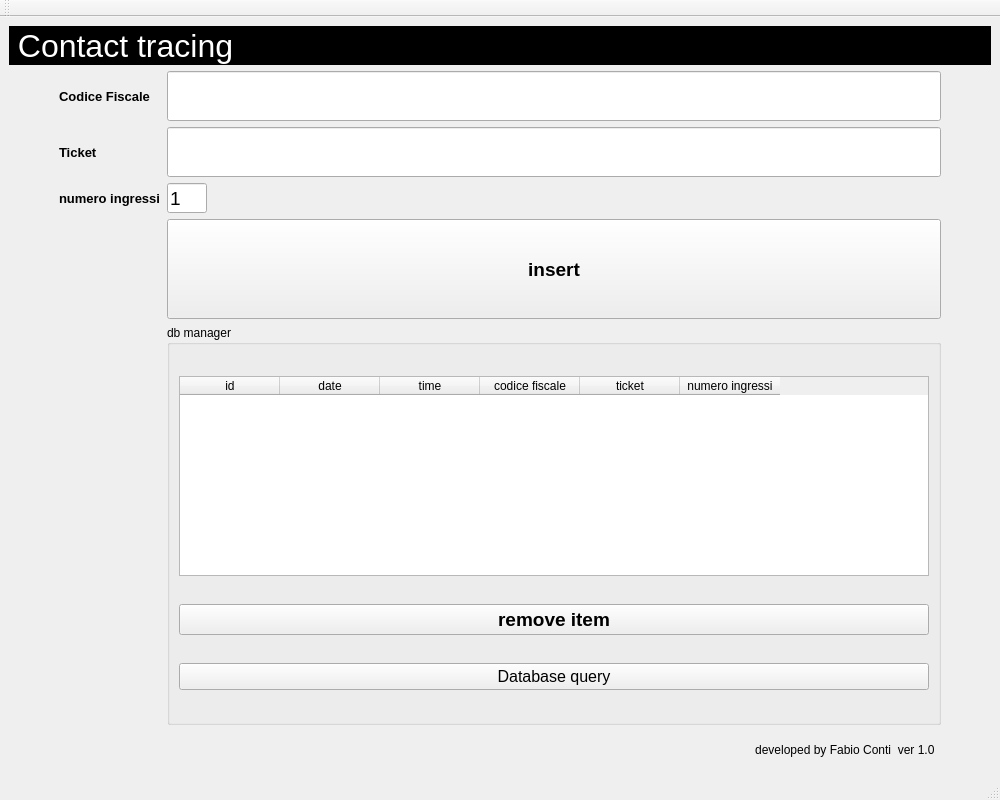
<?xml version="1.0" encoding="UTF-8"?>
<ui version="4.0">
 <class>MainWindow</class>
 <widget class="QMainWindow" name="MainWindow">
  <property name="geometry">
   <rect>
    <x>0</x>
    <y>0</y>
    <width>1000</width>
    <height>800</height>
   </rect>
  </property>
  <property name="windowTitle">
   <string>Contact Tracing py 3.9</string>
  </property>
  <widget class="QWidget" name="centralwidget">
   <layout class="QGridLayout" name="gridLayout_2">
    <item row="0" column="0">
     <widget class="QLabel" name="label_4">
      <property name="maximumSize">
       <size>
        <width>16777215</width>
        <height>70</height>
       </size>
      </property>
      <property name="font">
       <font>
        <family>Arial</family>
        <pointsize>24</pointsize>
        <weight>50</weight>
        <bold>false</bold>
       </font>
      </property>
      <property name="autoFillBackground">
       <bool>false</bool>
      </property>
      <property name="styleSheet">
       <string notr="true">color: rgb(255, 255, 255);
background-color: rgb(0, 0, 0);</string>
      </property>
      <property name="text">
       <string> Contact tracing </string>
      </property>
     </widget>
    </item>
    <item row="1" column="0">
     <layout class="QGridLayout" name="gridLayout">
      <property name="leftMargin">
       <number>50</number>
      </property>
      <property name="rightMargin">
       <number>50</number>
      </property>
      <item row="1" column="0">
       <widget class="QLabel" name="label_2">
        <property name="font">
         <font>
          <family>Arial</family>
          <pointsize>10</pointsize>
          <weight>75</weight>
          <bold>true</bold>
         </font>
        </property>
        <property name="text">
         <string>Ticket</string>
        </property>
       </widget>
      </item>
      <item row="3" column="1">
       <widget class="QPushButton" name="acceptButton">
        <property name="maximumSize">
         <size>
          <width>16777215</width>
          <height>100</height>
         </size>
        </property>
        <property name="font">
         <font>
          <family>Arial</family>
          <pointsize>14</pointsize>
          <weight>75</weight>
          <bold>true</bold>
         </font>
        </property>
        <property name="text">
         <string>insert</string>
        </property>
        <property name="autoDefault">
         <bool>true</bool>
        </property>
       </widget>
      </item>
      <item row="0" column="0">
       <widget class="QLabel" name="label">
        <property name="font">
         <font>
          <family>Arial</family>
          <pointsize>10</pointsize>
          <weight>75</weight>
          <bold>true</bold>
         </font>
        </property>
        <property name="text">
         <string>Codice Fiscale</string>
        </property>
       </widget>
      </item>
      <item row="2" column="1">
       <widget class="QLineEdit" name="inputIngressi">
        <property name="minimumSize">
         <size>
          <width>40</width>
          <height>30</height>
         </size>
        </property>
        <property name="maximumSize">
         <size>
          <width>40</width>
          <height>30</height>
         </size>
        </property>
        <property name="font">
         <font>
          <family>Arial</family>
          <pointsize>14</pointsize>
         </font>
        </property>
        <property name="text">
         <string>1</string>
        </property>
       </widget>
      </item>
      <item row="0" column="1">
       <widget class="QLineEdit" name="codFiscInput">
        <property name="maximumSize">
         <size>
          <width>16777215</width>
          <height>50</height>
         </size>
        </property>
        <property name="font">
         <font>
          <family>Arial</family>
          <pointsize>14</pointsize>
         </font>
        </property>
        <property name="text">
         <string/>
        </property>
        <property name="maxLength">
         <number>16</number>
        </property>
       </widget>
      </item>
      <item row="1" column="1">
       <widget class="QLineEdit" name="ticketInput">
        <property name="maximumSize">
         <size>
          <width>16777215</width>
          <height>50</height>
         </size>
        </property>
        <property name="font">
         <font>
          <family>Arial</family>
          <pointsize>14</pointsize>
         </font>
        </property>
        <property name="text">
         <string/>
        </property>
       </widget>
      </item>
      <item row="2" column="0">
       <widget class="QLabel" name="label_5">
        <property name="font">
         <font>
          <family>Arial</family>
          <pointsize>10</pointsize>
          <weight>75</weight>
          <bold>true</bold>
         </font>
        </property>
        <property name="text">
         <string>numero ingressi</string>
        </property>
       </widget>
      </item>
      <item row="4" column="1">
       <widget class="QGroupBox" name="dbmanager">
        <property name="minimumSize">
         <size>
          <width>0</width>
          <height>400</height>
         </size>
        </property>
        <property name="maximumSize">
         <size>
          <width>16777215</width>
          <height>400</height>
         </size>
        </property>
        <property name="title">
         <string>db manager</string>
        </property>
        <layout class="QVBoxLayout" name="verticalLayout">
         <item>
          <widget class="QTableWidget" name="tablewdg">
           <property name="maximumSize">
            <size>
             <width>16777215</width>
             <height>200</height>
            </size>
           </property>
           <property name="focusPolicy">
            <enum>Qt::NoFocus</enum>
           </property>
           <property name="layoutDirection">
            <enum>Qt::LeftToRight</enum>
           </property>
           <property name="autoFillBackground">
            <bool>true</bool>
           </property>
           <property name="alternatingRowColors">
            <bool>true</bool>
           </property>
           <property name="selectionBehavior">
            <enum>QAbstractItemView::SelectRows</enum>
           </property>
           <column>
            <property name="text">
             <string>id</string>
            </property>
           </column>
           <column>
            <property name="text">
             <string>date</string>
            </property>
           </column>
           <column>
            <property name="text">
             <string>time</string>
            </property>
           </column>
           <column>
            <property name="text">
             <string>codice fiscale</string>
            </property>
           </column>
           <column>
            <property name="text">
             <string>ticket</string>
            </property>
           </column>
           <column>
            <property name="text">
             <string>numero ingressi</string>
            </property>
           </column>
          </widget>
         </item>
         <item>
          <widget class="QPushButton" name="btnremoveitem">
           <property name="font">
            <font>
             <family>Arial</family>
             <pointsize>14</pointsize>
             <weight>75</weight>
             <bold>true</bold>
            </font>
           </property>
           <property name="focusPolicy">
            <enum>Qt::NoFocus</enum>
           </property>
           <property name="text">
            <string>remove item</string>
           </property>
          </widget>
         </item>
         <item>
          <widget class="QPushButton" name="expToExcell">
           <property name="font">
            <font>
             <family>Arial</family>
             <pointsize>12</pointsize>
            </font>
           </property>
           <property name="focusPolicy">
            <enum>Qt::NoFocus</enum>
           </property>
           <property name="text">
            <string>Database query</string>
           </property>
          </widget>
         </item>
        </layout>
       </widget>
      </item>
     </layout>
    </item>
    <item row="2" column="0">
     <widget class="QLabel" name="label_3">
      <property name="maximumSize">
       <size>
        <width>16777215</width>
        <height>50</height>
       </size>
      </property>
      <property name="text">
       <string>developed by Fabio Conti  ver 1.0                 </string>
      </property>
      <property name="alignment">
       <set>Qt::AlignRight|Qt::AlignTrailing|Qt::AlignVCenter</set>
      </property>
     </widget>
    </item>
   </layout>
  </widget>
  <widget class="QStatusBar" name="statusbar"/>
  <widget class="QMenuBar" name="menubar">
   <property name="geometry">
    <rect>
     <x>0</x>
     <y>0</y>
     <width>1000</width>
     <height>21</height>
    </rect>
   </property>
  </widget>
  <widget class="QToolBar" name="toolBar">
   <property name="windowTitle">
    <string>toolBar</string>
   </property>
   <attribute name="toolBarArea">
    <enum>TopToolBarArea</enum>
   </attribute>
   <attribute name="toolBarBreak">
    <bool>false</bool>
   </attribute>
  </widget>
 </widget>
 <tabstops>
  <tabstop>codFiscInput</tabstop>
  <tabstop>ticketInput</tabstop>
  <tabstop>inputIngressi</tabstop>
  <tabstop>acceptButton</tabstop>
 </tabstops>
 <resources/>
 <connections/>
</ui>
